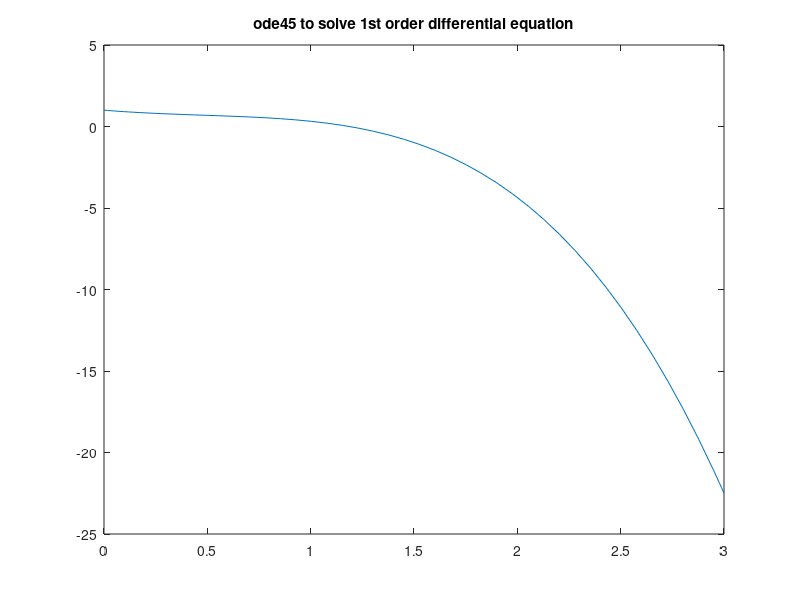

Write the MATLAB code that produced this figure.
clear all ;
clc;

%first order ODE
% f = @(x,y) (-2*x^2 + x -y);
% [x , y] =ode45(f , [0 4] , 2);
% plot(x,y);
% xlabel('x')
% ylabel('y')

f = @(x,y)(-2*x^3 +x -y);
[x,y] =ode45(f ,[0 3], 1);
plot(x,y);
title('ode45 to solve 1st order differential equation')
